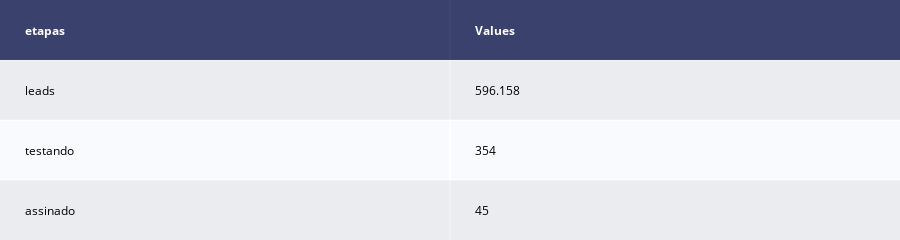

The cell this chart's notebook holds for it:
### Code cell
#visualização melhor
table = ff.create_table(data_table)
iplot(table)

### Figure 1 — Plotly figure (JSON) as saved in the notebook; plotly's stock layout.template omitted (floating-point values rounded to 4 significant figures)
{"data": [{"colorscale": [[0, "#00083e"], [0.5, "#ededee"], [1, "#ffffff"]], "hoverinfo": "none", "opacity": 0.75, "showscale": false, "type": "heatmap", "z": [[0, 0], [0.5, 0.5], [1, 1], [0.5, 0.5]]}], "layout": {"annotations": [{"align": "left", "font": {"color": "#ffffff"}, "showarrow": false, "text": "<b>etapas</b>", "x": -0.45, "xanchor": "left", "xref": "x", "y": 0, "yref": "y"}, {"align": "left", "font": {"color": "#ffffff"}, "showarrow": false, "text": "<b>Values</b>", "x": 0.55, "xanchor": "left", "xref": "x", "y": 0, "yref": "y"}, {"align": "left", "font": {"color": "#000000"}, "showarrow": false, "text": "leads", "x": -0.45, "xanchor": "left", "xref": "x", "y": 1, "yref": "y"}, {"align": "left", "font": {"color": "#000000"}, "showarrow": false, "text": "596.158", "x": 0.55, "xanchor": "left", "xref": "x", "y": 1, "yref": "y"}, {"align": "left", "font": {"color": "#000000"}, "showarrow": false, "text": "testando", "x": -0.45, "xanchor": "left", "xref": "x", "y": 2, "yref": "y"}, {"align": "left", "font": {"color": "#000000"}, "showarrow": false, "text": "354", "x": 0.55, "xanchor": "left", "xref": "x", "y": 2, "yref": "y"}, {"align": "left", "font": {"color": "#000000"}, "showarrow": false, "text": "assinado", "x": -0.45, "xanchor": "left", "xref": "x", "y": 3, "yref": "y"}, {"align": "left", "font": {"color": "#000000"}, "showarrow": false, "text": "45", "x": 0.55, "xanchor": "left", "xref": "x", "y": 3, "yref": "y"}], "height": 170, "margin": {"b": 0, "l": 0, "r": 0, "t": 0}, "xaxis": {"dtick": 1, "gridwidth": 2, "showticklabels": false, "tick0": -0.5, "ticks": "", "zeroline": false}, "yaxis": {"autorange": "reversed", "dtick": 1, "gridwidth": 2, "showticklabels": false, "tick0": 0.5, "ticks": "", "zeroline": false}}}
